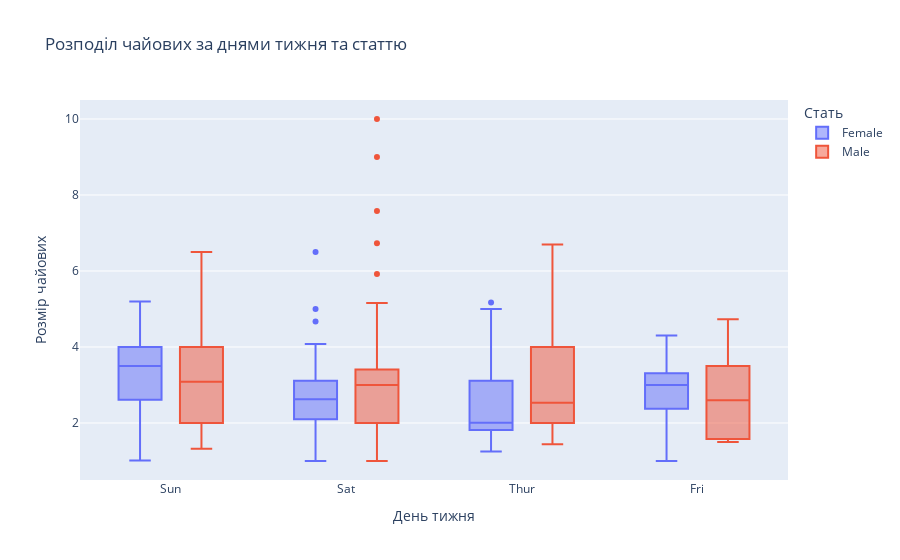

This figure's notebook cell:
### Markdown cell above
---

**6. Інтерактивний box plot: чайові за днями та статтю**

Створіть інтерактивний box plot для чайових за днями тижня з розбивкою за кольором по статі.

### Code cell
fig = px.box(df, x='day', y='tip', color='sex',
             title='Розподіл чайових за днями тижня та статтю',
             labels={'day': 'День тижня', 'tip': 'Розмір чайових', 'sex': 'Стать'})
fig.show()

### Figure 1 — Plotly figure (JSON) as saved in the notebook; plotly's stock layout.template omitted (floating-point values rounded to 4 significant figures; data arrays with more than 128 entries replaced by an {"elided": "..."} marker saying what was removed)
{"data": [{"alignmentgroup": "True", "hovertemplate": "Стать=Female<br>День тижня=%{x}<br>Розмір чайових=%{y}<extra></extra>", "legendgroup": "Female", "marker": {"color": "#636efa"}, "name": "Female", "notched": false, "offsetgroup": "Female", "orientation": "v", "showlegend": true, "type": "box", "x": ["Sun", "Sun", "Sun", "Sun", "Sun", "Sun", "Sat", "Sat", "Sat", "Sat", "Sat", "Sat", "Sun", "Sun", "Sat", "Sat", "Sat", "Sat", "Sat", "Sat", "Sat", "Thur", "Thur", "Fri", "Fri", "Fri", "Fri", "Fri", "Sat", "Sat", "Sat", "Sat", "Sat", "Sun", "Sun", "Thur", "Thur", "Thur", "Thur", "Thur", "Thur", "Thur", "Thur", "Thur", "Thur", "Thur", "Thur", "Thur", "Thur", "Thur", "Thur", "Thur", "Thur", "Thur", "Thur", "Thur", "Thur", "Sun", "Sun", "Sun", "Sun", "Sun", "Sat", "Sat", "Sun", "Sun", "Sun", "Thur", "Thur", "Thur", "Thur", "Thur", "Thur", "Thur", "Sat", "Sat", "Sat", "Sat", "Sat", "Fri", "Fri", "Fri", "Fri", "Sat", "Sat", "Sat", "Thur"], "x0": " ", "xaxis": "x", "y": [1.01, 3.61, 5, 3.02, 1.67, 3.5, 2.75, 2.23, 3, 3, 2.45, 3.07, 2.6, 5.2, 1.5, 2.47, 1, 3, 3.14, 5, 2.2, 1.83, 5.17, 1, 4.3, 3.25, 2.5, 3, 2.5, 3.48, 4.08, 4, 1, 4, 3.5, 1.5, 1.8, 2.92, 1.68, 2.52, 4.2, 2, 2, 2.83, 1.5, 2, 3.25, 1.25, 2, 2, 2.75, 3.5, 5, 2.3, 1.5, 1.36, 1.63, 5.14, 3.75, 2.61, 2, 3, 1.61, 2, 4, 3.5, 3.5, 4.19, 5, 2, 2.01, 2, 2.5, 3.23, 2.23, 2.5, 6.5, 1.1, 3.09, 3.48, 3, 2.5, 2, 2.88, 4.67, 2, 3], "y0": " ", "yaxis": "y"}, {"alignmentgroup": "True", "hovertemplate": "Стать=Male<br>День тижня=%{x}<br>Розмір чайових=%{y}<extra></extra>", "legendgroup": "Male", "marker": {"color": "#EF553B"}, "name": "Male", "notched": false, "offsetgroup": "Male", "orientation": "v", "showlegend": true, "type": "box", "x": {"elided": "157 str values"}, "x0": " ", "xaxis": "x", "y": {"elided": "157 float values"}, "y0": " ", "yaxis": "y"}], "layout": {"boxmode": "group", "legend": {"title": {"text": "Стать"}, "tracegroupgap": 0}, "title": {"text": "Розподіл чайових за днями тижня та статтю"}, "xaxis": {"anchor": "y", "domain": [0, 1], "title": {"text": "День тижня"}}, "yaxis": {"anchor": "x", "domain": [0, 1], "title": {"text": "Розмір чайових"}}}}
